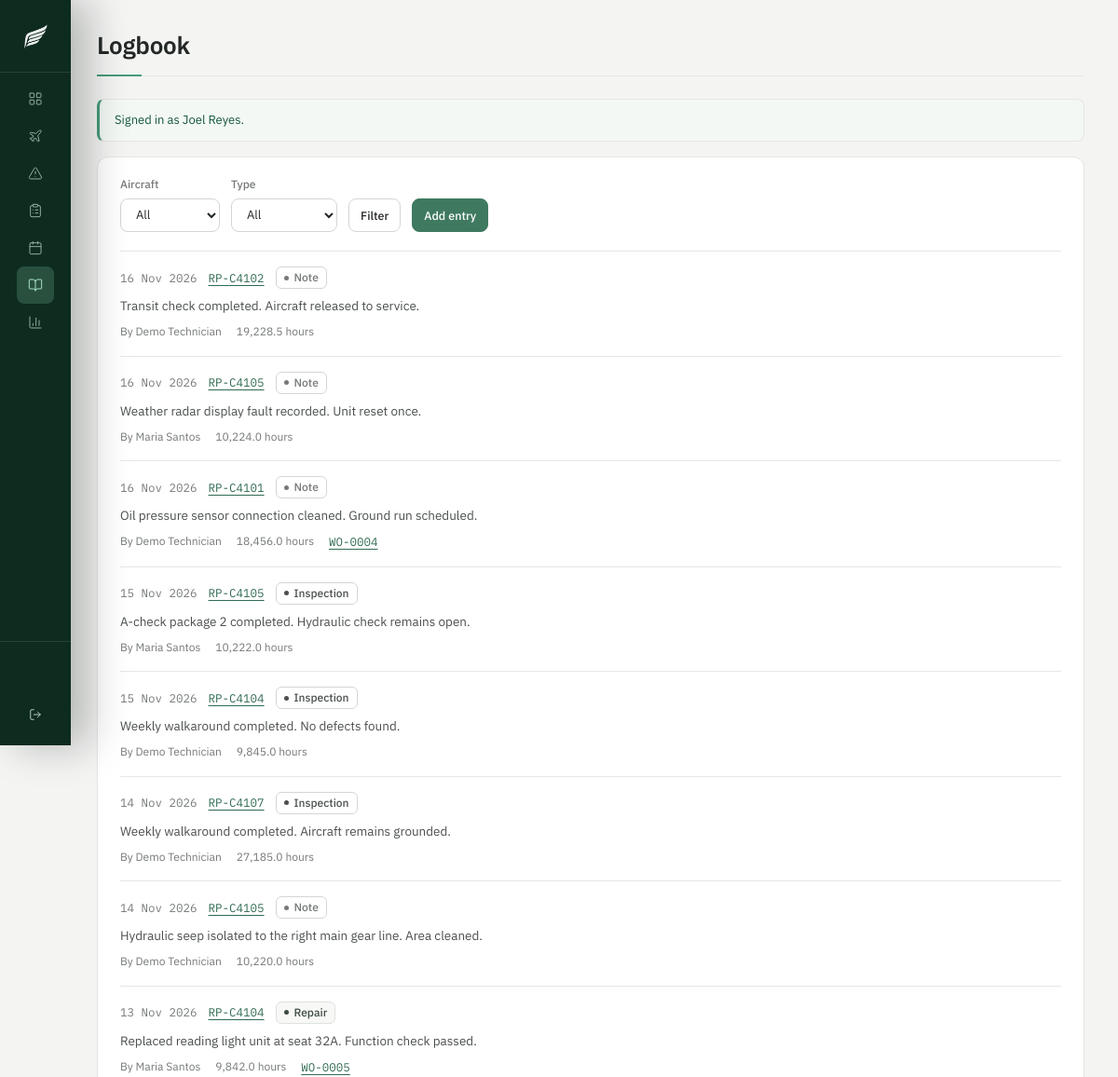
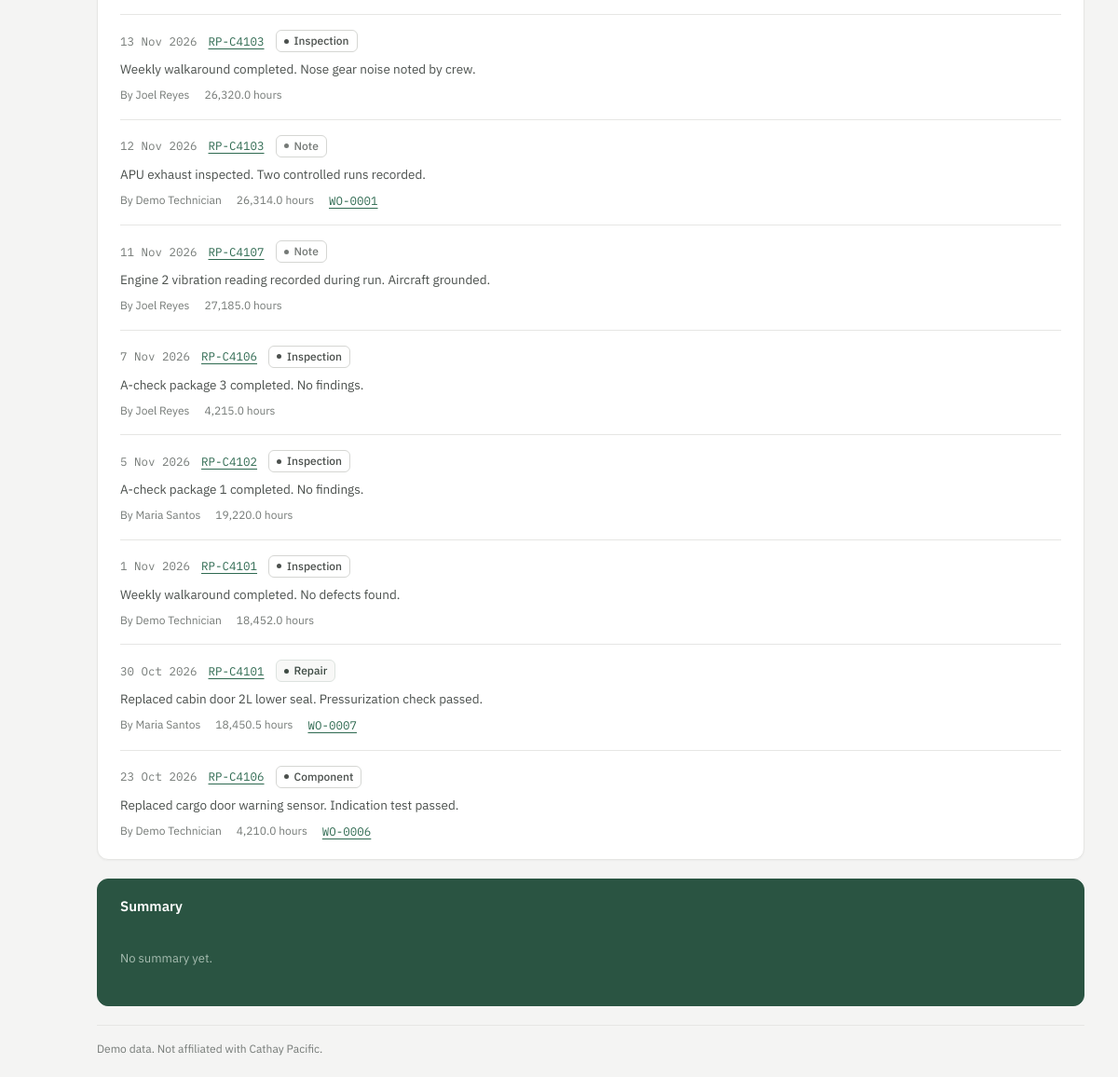
Screenshot of /logbook/index.php (signed in) with the database file from the repository (2 pictures, top to bottom).
### tables this page shows
CREATE TABLE logbook_entries (
    id INT UNSIGNED AUTO_INCREMENT PRIMARY KEY,
    aircraft_id INT UNSIGNED NOT NULL,
    work_order_id INT UNSIGNED NULL,
    created_by INT UNSIGNED NOT NULL,
    entry_date DATE NOT NULL,
    entry_type VARCHAR(20) NOT NULL DEFAULT 'note',
    description TEXT NOT NULL,
    performed_by VARCHAR(100) NOT NULL,
    flight_hours DECIMAL(10,1) NULL,
    created_at DATETIME NOT NULL DEFAULT CURRENT_TIMESTAMP,
    INDEX idx_logbook_date (entry_date),
    CONSTRAINT fk_logbook_aircraft FOREIGN KEY (aircraft_id) REFERENCES aircraft (id),
    CONSTRAINT fk_logbook_work_order FOREIGN KEY (work_order_id) REFERENCES work_orders (id) ON DELETE SET NULL,
    CONSTRAINT fk_logbook_user FOREIGN KEY (created_by) REFERENCES users (id)
);

CREATE TABLE aircraft (
    id INT UNSIGNED AUTO_INCREMENT PRIMARY KEY,
    registration VARCHAR(20) NOT NULL UNIQUE,
    aircraft_type VARCHAR(60) NOT NULL,
    msn VARCHAR(30) NOT NULL UNIQUE,
    base VARCHAR(10) NOT NULL,
    status VARCHAR(20) NOT NULL DEFAULT 'in_service',
    total_hours DECIMAL(10,1) NOT NULL DEFAULT 0.0,
    created_at DATETIME NOT NULL DEFAULT CURRENT_TIMESTAMP
);

CREATE TABLE work_orders (
    id INT UNSIGNED AUTO_INCREMENT PRIMARY KEY,
    wo_number VARCHAR(20) NULL UNIQUE,
    aircraft_id INT UNSIGNED NOT NULL,
    discrepancy_id INT UNSIGNED NULL,
    assigned_to INT UNSIGNED NULL,
    created_by INT UNSIGNED NOT NULL,
    title VARCHAR(150) NOT NULL,
    description TEXT NOT NULL,
    priority VARCHAR(10) NOT NULL DEFAULT 'medium',
    status VARCHAR(20) NOT NULL DEFAULT 'open',
    opened_at DATETIME NOT NULL DEFAULT CURRENT_TIMESTAMP,
    completed_at DATETIME NULL,
    INDEX idx_work_order_status (status),
    CONSTRAINT fk_work_order_aircraft FOREIGN KEY (aircraft_id) REFERENCES aircraft (id),
    CONSTRAINT fk_work_order_discrepancy FOREIGN KEY (discrepancy_id) REFERENCES discrepancies (id) ON DELETE SET NULL,
    CONSTRAINT fk_work_order_assignee FOREIGN KEY (assigned_to) REFERENCES users (id) ON DELETE SET NULL,
    CONSTRAINT fk_work_order_author FOREIGN KEY (created_by) REFERENCES users (id)
);

### lib/db.php (called while the page is built, shortened)
<?php
function db(): PDO
{
    static $pdo = null;
    if ($pdo === null) {
        $dsn = 'mysql:host=' . DB_HOST . ';dbname=' . DB_NAME . ';charset=utf8mb4';
        $pdo = new PDO($dsn, DB_USER, DB_PASS, [
            PDO::ATTR_ERRMODE => PDO::ERRMODE_EXCEPTION,
            PDO::ATTR_DEFAULT_FETCH_MODE => PDO::FETCH_ASSOC,
            PDO::ATTR_EMULATE_PREPARES => false,
        ]);
    }
    return $pdo;
}

### logbook/index.php (the view, shortened to what this page needs)
<?php
$aircraftId = (int) ($_GET['aircraft_id'] ?? 0);
$page = max(1, (int) ($_GET['page'] ?? 1));
$perPage = 20;
$where = [];
$params = [];
$whereSql = $where !== [] ? ' WHERE ' . implode(' AND ', $where) : '';
$stmt = db()->prepare('SELECT COUNT(*) FROM logbook_entries l' . $whereSql);
$stmt->execute($params);
$total = (int) $stmt->fetchColumn();
$totalPages = max(1, (int) ceil($total / $perPage));
$page = min($page, $totalPages);
$offset = ($page - 1) * $perPage;
$sql = 'SELECT l.*, a.registration, u.full_name AS author, wo.wo_number
        FROM logbook_entries l
        JOIN aircraft a ON a.id = l.aircraft_id
        JOIN users u ON u.id = l.created_by
        LEFT JOIN work_orders wo ON wo.id = l.work_order_id'
        . $whereSql
        . ' ORDER BY l.entry_date DESC, l.id DESC'
        . ' LIMIT ' . $perPage . ' OFFSET ' . $offset;
$stmt = db()->prepare($sql);
$stmt->execute($params);
$entries = $stmt->fetchAll();
if ($aircraftId > 0) {
    $stmt = db()->prepare(
        "SELECT s.*, u.full_name
         FROM ai_summaries s
         JOIN users u ON u.id = s.created_by
         WHERE s.scope = 'logbook' AND s.aircraft_id = ?
         ORDER BY s.id DESC
         LIMIT 1"
    );
    $stmt->execute([$aircraftId]);
} else {
    $stmt = db()->query(
        "SELECT s.*, u.full_name
         FROM ai_summaries s
         JOIN users u ON u.id = s.created_by
         WHERE s.scope = 'logbook' AND s.aircraft_id IS NULL
         ORDER BY s.id DESC
         LIMIT 1"
    );
}
$summary = $stmt->fetch();
require __DIR__ . '/../includes/header.php';
?>
<div class="panel">
    <form method="get" action="<?= url('logbook/index.php') ?>" class="filter-bar">
        <div class="filter-item">
            <label for="aircraft_id">Aircraft</label>
            <select id="aircraft_id" name="aircraft_id">
                <option value="">All</option>
            </select>
        </div>
        <div class="filter-item">
            <label for="entry_type">Type</label>
            <select id="entry_type" name="entry_type">
                <option value="">All</option>
            </select>
        </div>
        <button type="submit" class="btn btn-secondary btn-small">Filter</button>
        <a class="btn btn-small" href="<?= url('logbook/create.php' . ($aircraftId > 0 ? '?aircraft_id=' . $aircraftId : '')) ?>">Add entry</a>
    </form>
    <?php if ($entries): ?>
        <div class="log-list">
            <?php foreach ($entries as $entry): ?>
                <article class="log-entry">
                    <div class="log-entry-head">
                        <span class="log-entry-date"><?= e(fmt_date($entry['entry_date'])) ?></span>
                        <a href="<?= url('aircraft/view.php?id=' . $entry['aircraft_id']) ?>" class="mono"><?= e($entry['registration']) ?></a>
                        <?= pill($entry['entry_type']) ?>
                    </div>
                    <div class="log-entry-text"><?= e($entry['description']) ?></div>
                    <div class="log-entry-meta">
                        <span>By <?= e($entry['performed_by']) ?></span>
                        <?php if ($entry['flight_hours'] !== null): ?>
                            <span><?= e(number_format((float) $entry['flight_hours'], 1)) ?> hours</span>
                        <?php endif; ?>
                        <?php if ($entry['work_order_id']): ?>
                            <span><a href="<?= url('work-orders/view.php?id=' . $entry['work_order_id']) ?>" class="mono"><?= e($entry['wo_number']) ?></a></span>
                        <?php endif; ?>
                    </div>
                </article>
            <?php endforeach; ?>
        </div>
    <?php else: ?>
        <p class="empty">No logbook entries match this filter.</p>
    <?php endif; ?>
</div>
<div class="panel panel-summary">
    <div class="panel-top">
        <h2>Summary</h2>
    </div>
    <?php if ($summary): ?>
        <div class="summary-text"><?= e($summary['summary_text']) ?></div>
        <div class="summary-meta">
            Gemini, <?= e(fmt_datetime($summary['created_at'])) ?>, by <?= e($summary['full_name']) ?>
        </div>
    <?php else: ?>
        <p class="empty">No summary yet.</p>
    <?php endif; ?>
</div>
<?php require __DIR__ . '/../includes/footer.php'; ?>

### lib/format.php (shortened to what this page needs)
<?php
function e(?string $value): string
{
    return htmlspecialchars((string) $value, ENT_QUOTES, 'UTF-8');
}
function url(string $path = ''): string
{
    return BASE_URL . '/' . ltrim($path, '/');
}
function status_label(string $status): string
{
    return ucwords(str_replace('_', ' ', $status));
}
function pill(string $status): string
{
    $class = 'status-' . str_replace('_', '-', $status);
    return '<span class="status ' . e($class) . '">' . e(status_label($status)) . '</span>';
}
function fmt_date(?string $date): string
{
    return date('j M Y', strtotime($date));
}

### rows the page displays
logbook_entries: entry_date "16 Nov 2026", aircraft.registration "RP-C4102", entry_type "Note", description "Transit check completed. Aircraft released to service.", performed_by "Demo Technician", flight_hours "19,228.5"
logbook_entries: entry_date "16 Nov 2026", aircraft.registration "RP-C4105", entry_type "Note", description "Weather radar display fault recorded. Unit reset once.", performed_by "Maria Santos", flight_hours "10,224.0"
logbook_entries: entry_date "16 Nov 2026", aircraft.registration "RP-C4101", entry_type "Note", description "Oil pressure sensor connection cleaned. Ground run scheduled.", performed_by "Demo Technician", flight_hours "18,456.0", work_order.wo_number "WO-0004"
logbook_entries: entry_date "15 Nov 2026", aircraft.registration "RP-C4105", entry_type "Inspection", description "A-check package 2 completed. Hydraulic check remains open.", performed_by "Maria Santos", flight_hours "10,222.0"
logbook_entries: entry_date "15 Nov 2026", aircraft.registration "RP-C4104", entry_type "Inspection", description "Weekly walkaround completed. No defects found.", performed_by "Demo Technician", flight_hours "9,845.0"
logbook_entries: entry_date "14 Nov 2026", aircraft.registration "RP-C4107", entry_type "Inspection", description "Weekly walkaround completed. Aircraft remains grounded.", performed_by "Demo Technician", flight_hours "27,185.0"
logbook_entries: entry_date "14 Nov 2026", aircraft.registration "RP-C4105", entry_type "Note", description "Hydraulic seep isolated to the right main gear line. Area cleaned.", performed_by "Demo Technician", flight_hours "10,220.0"
logbook_entries: entry_date "13 Nov 2026", aircraft.registration "RP-C4104", entry_type "Repair", description "Replaced reading light unit at seat 32A. Function check passed.", performed_by "Maria Santos", flight_hours "9,842.0", work_order.wo_number "WO-0005"
logbook_entries: entry_date "13 Nov 2026", aircraft.registration "RP-C4103", entry_type "Inspection", description "Weekly walkaround completed. Nose gear noise noted by crew.", performed_by "Joel Reyes", flight_hours "26,320.0"
logbook_entries: entry_date "12 Nov 2026", aircraft.registration "RP-C4103", entry_type "Note", description "APU exhaust inspected. Two controlled runs recorded.", performed_by "Demo Technician", flight_hours "26,314.0", work_order.wo_number "WO-0001"
logbook_entries: entry_date "11 Nov 2026", aircraft.registration "RP-C4107", entry_type "Note", description "Engine 2 vibration reading recorded during run. Aircraft grounded.", performed_by "Joel Reyes", flight_hours "27,185.0"
logbook_entries: entry_date "7 Nov 2026", aircraft.registration "RP-C4106", entry_type "Inspection", description "A-check package 3 completed. No findings.", performed_by "Joel Reyes", flight_hours "4,215.0"
logbook_entries: entry_date "5 Nov 2026", aircraft.registration "RP-C4102", entry_type "Inspection", description "A-check package 1 completed. No findings.", performed_by "Maria Santos", flight_hours "19,220.0"
logbook_entries: entry_date "1 Nov 2026", aircraft.registration "RP-C4101", entry_type "Inspection", description "Weekly walkaround completed. No defects found.", performed_by "Demo Technician", flight_hours "18,452.0"
logbook_entries: entry_date "30 Oct 2026", aircraft.registration "RP-C4101", entry_type "Repair", description "Replaced cabin door 2L lower seal. Pressurization check passed.", performed_by "Maria Santos", flight_hours "18,450.5", work_order.wo_number "WO-0007"
logbook_entries: entry_date "23 Oct 2026", aircraft.registration "RP-C4106", entry_type "Component", description "Replaced cargo door warning sensor. Indication test passed.", performed_by "Demo Technician", flight_hours "4,210.0", work_order.wo_number "WO-0006"

### other values shown
$pageTitle "Logbook"
$flash['message'] "Signed in as Joel Reyes."
